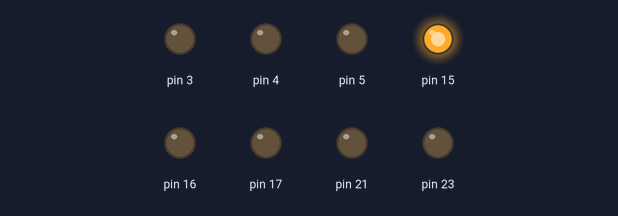
This program was run on a simulated MicroPython board. Shown: output pins drawn as LEDs (lit = HIGH).

Above: at 0.05 s.
At 0.95 s:
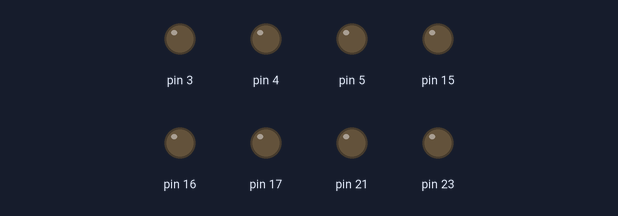
At 1.85 s:
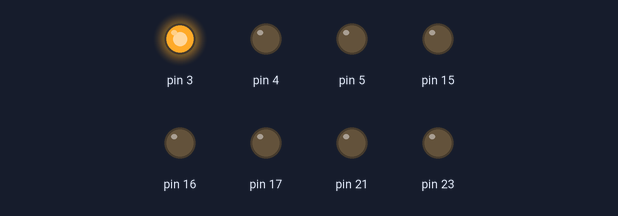
At 3.65 s:
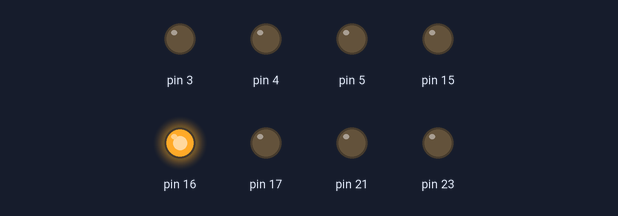
At 5.25 s:
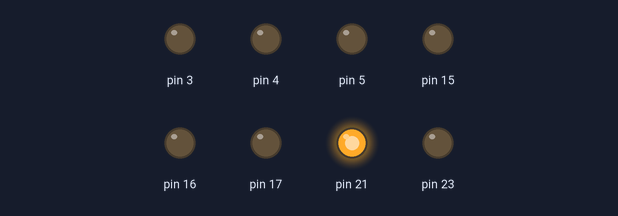
At 7.25 s:
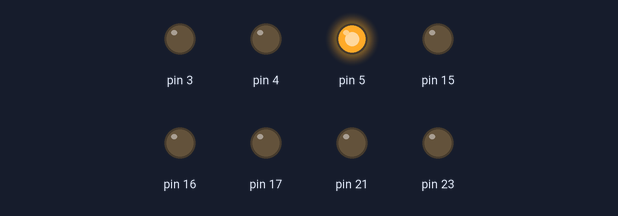
Timing chart, 0 to 7.5 s (numbered marks = the images above):
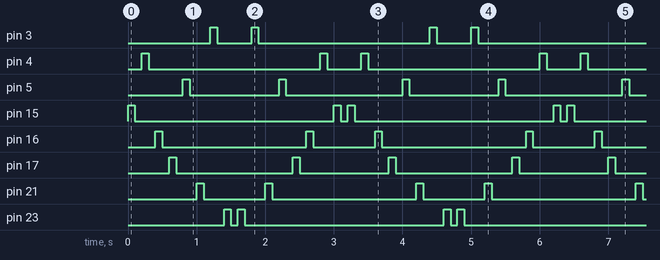

Measured:
- by itself, pin 3: repeats every 3.2 s: LOW 0.50 s, HIGH 0.10 s, LOW 2.5 s, HIGH 0.10 s
- by itself, pin 4: repeats every 3.2 s: LOW 2.5 s, HIGH 0.10 s, LOW 0.50 s, HIGH 0.10 s
- by itself, pin 5: repeats every 3.2 s: LOW 1.3 s, HIGH 0.10 s, LOW 1.7 s, HIGH 0.10 s
- by itself, pin 15: repeats every 3.2 s: LOW 2.9 s, HIGH 0.10 s, LOW 0.10 s, HIGH 0.10 s
- by itself, pin 16: repeats every 3.2 s: LOW 2.1 s, HIGH 0.10 s, LOW 0.90 s, HIGH 0.10 s
- by itself, pin 17: repeats every 3.2 s: LOW 1.7 s, HIGH 0.10 s, LOW 1.3 s, HIGH 0.10 s
- by itself, pin 21: repeats every 3.2 s: LOW 0.90 s, HIGH 0.10 s, LOW 2.1 s, HIGH 0.10 s
- by itself, pin 23: repeats every 3.2 s: LOW 0.10 s, HIGH 0.10 s, LOW 2.9 s, HIGH 0.10 s

The program:

bits.py
```python
from machine import Pin
import utime

def rotate(leds):
    for led in leds:
        led.value(1)
        utime.sleep_ms(100)
        led.value(0)
        utime.sleep_ms(100)

led_nums = [15, 4, 16, 17, 5, 21, 3, 23]
leds = list(map(lambda x: Pin(x, Pin.OUT), led_nums))

while True:
    rotate(leds)
    rotate(leds[::-1])

if __name__ == "__main__":
    main()
```
